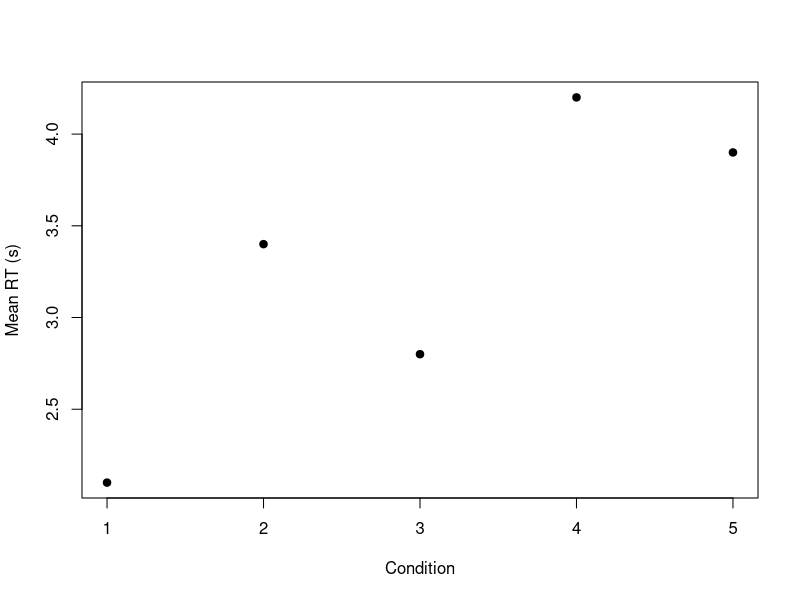

Reproduce this figure in R.
## ---- chunk 1
#| label: tbl-example
#| tbl-cap: "A simple table showing condition means."
#| echo: false
knitr::kable(
  data.frame(Condition = c("A", "B"), Mean = c(1.2, 2.4), SD = c(0.3, 0.5)),
  format = "latex", align = c("l", "r", "r"), booktabs = TRUE
)
## ---- chunk 2
#| label: fig-example
#| fig-cap: "A simple scatter plot for illustration."
#| echo: false
plot(1:5, c(2.1, 3.4, 2.8, 4.2, 3.9),
     xlab = "Condition", ylab = "Mean RT (s)", pch = 19)
## ---- chunk 3
#| label: tbl-modes
#| tbl-cap: "COLM submission modes."
#| echo: false
knitr::kable(
  data.frame(
    Mode       = c("submission", "preprint", "final"),
    Authors    = c("anonymous", "shown", "shown"),
    Lines      = c("yes", "no", "no"),
    Header     = c("(none)", "Preprint. Under review.", "Published at COLM 2026")
  ),
  format = "latex", align = c("l", "l", "l", "l"), booktabs = TRUE
)
